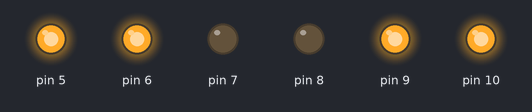
Bench run of a sketch on a simulated Arduino Uno, built with avr-gcc and run on an emulated ATmega328P. Shown: output pins drawn as LEDs (lit = HIGH).

Above: at 0.1 s.
Timing chart, 0 to 1.6 s (numbered marks = the images above):
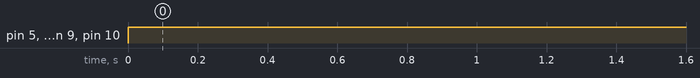

Measured:
- by itself, pin 5, pin 6, pin 9, pin 10: LOW → HIGH at 0.00 s

The sketch:

abot_motor_ardu.ino
```cpp
#include <Motor.h>

Motor motor_esquerdo(5,6,7);
Motor motor_direito(10,9,8);

void setup() {
}

void loop() {
  motor_esquerdo.avancar(255);
  motor_direito.avancar(255);
}
```
